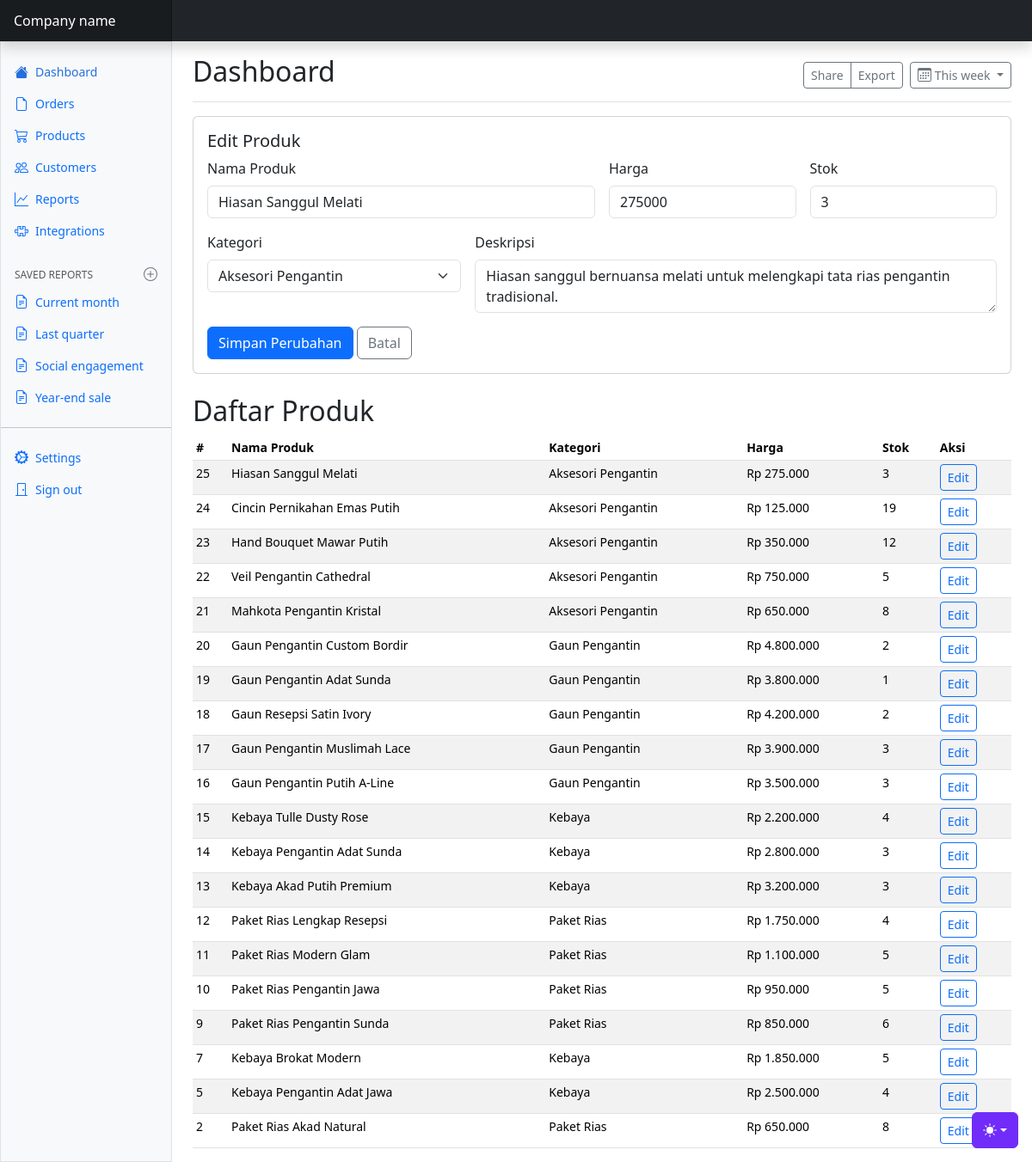
The page /dashboard.php?edit=25 (signed in) on the database its author committed.
### tables this page shows
CREATE TABLE `tb_produk` (
  `id` int(11) NOT NULL,
  `nama` varchar(255) NOT NULL,
  `harga` int(11) NOT NULL,
  `stok` int(11) NOT NULL,
  `poto` text DEFAULT NULL,
  `id_kategori` int(11) NOT NULL,
  `deskripsi` text DEFAULT NULL
);

CREATE TABLE `tb_kategori` (
  `id_kategori` int(11) NOT NULL,
  `nama_kategori` varchar(255) NOT NULL
);

### dashboard.php (the view, shortened to what this page needs)
<?php
include 'config.php';
$edit_id = (int) ($_GET['edit'] ?? 0);
$produk_edit = null;
if ($edit_id > 0) {
  $stmt = mysqli_prepare($koneksi, 'SELECT p.id, p.nama, p.harga, p.stok, p.id_kategori, k.nama_kategori AS kategori, p.deskripsi FROM tb_produk p JOIN tb_kategori k ON k.id_kategori = p.id_kategori WHERE p.id = ? LIMIT 1');
  mysqli_stmt_bind_param($stmt, 'i', $edit_id);
  mysqli_stmt_execute($stmt);
  $produk_edit = mysqli_fetch_assoc(mysqli_stmt_get_result($stmt));
}
$produk = mysqli_query($koneksi, 'SELECT p.id, p.nama, p.harga, p.stok, p.id_kategori, k.nama_kategori AS kategori, p.deskripsi FROM tb_produk p JOIN tb_kategori k ON k.id_kategori = p.id_kategori ORDER BY p.id DESC');
$daftar_kategori = mysqli_query($koneksi, 'SELECT id_kategori, nama_kategori FROM tb_kategori ORDER BY nama_kategori');
?>
<!doctype html>
<html lang="en" data-bs-theme="auto">
  <head>
    <link href="assets/dist/css/bootstrap.min.css" rel="stylesheet" />
    <link href="dashboard.css" rel="stylesheet" />
  </head>
  <body>
    <div
      class="dropdown position-fixed bottom-0 end-0 mb-3 me-3 bd-mode-toggle"
    >
      <button
        class="btn btn-bd-primary py-2 dropdown-toggle d-flex align-items-center"
        id="bd-theme"
        type="button"
        aria-expanded="false"
        data-bs-toggle="dropdown"
        aria-label="Toggle theme (auto)"
      >
        <svg class="bi my-1 theme-icon-active" aria-hidden="true">
          <use href="#circle-half"></use>
        </svg>
      </button>
    </div>
    <header
      class="navbar sticky-top bg-dark flex-md-nowrap p-0 shadow"
      data-bs-theme="dark"
    >
      <a
        class="navbar-brand col-md-3 col-lg-2 me-0 px-3 fs-6 text-white"
        href="#"
        >Company name</a
      >
    </header>
    <div class="container-fluid">
      <div class="row">
        <div
          class="sidebar border border-right col-md-3 col-lg-2 p-0 bg-body-tertiary"
        >
          <div
            class="offcanvas-md offcanvas-end bg-body-tertiary"
            tabindex="-1"
            id="sidebarMenu"
            aria-labelledby="sidebarMenuLabel"
          >
            <div
              class="offcanvas-body d-md-flex flex-column p-0 pt-lg-3 overflow-y-auto"
            >
              <ul class="nav flex-column">
                <li class="nav-item">
                  <a
                    class="nav-link d-flex align-items-center gap-2 active"
                    aria-current="page"
                    href="#"
                  >
                    <svg class="bi" aria-hidden="true">
                      <use xlink:href="#house-fill"></use>
                    </svg>
                    Dashboard
                  </a>
                </li>
                <li class="nav-item">
                  <a class="nav-link d-flex align-items-center gap-2" href="#">
                    <svg class="bi" aria-hidden="true">
                      <use xlink:href="#file-earmark"></use>
                    </svg>
                    Orders
                  </a>
                </li>
                <li class="nav-item">
                  <a class="nav-link d-flex align-items-center gap-2" href="#">
                    <svg class="bi" aria-hidden="true">
                      <use xlink:href="#cart"></use>
                    </svg>
                    Products
                  </a>
                </li>
                <li class="nav-item">
                  <a class="nav-link d-flex align-items-center gap-2" href="#">
                    <svg class="bi" aria-hidden="true">
                      <use xlink:href="#people"></use>
                    </svg>
                    Customers
                  </a>
                </li>
                <li class="nav-item">
                  <a class="nav-link d-flex align-items-center gap-2" href="#">
                    <svg class="bi" aria-hidden="true">
                      <use xlink:href="#graph-up"></use>
                    </svg>
                    Reports
                  </a>
                </li>
                <li class="nav-item">
                  <a class="nav-link d-flex align-items-center gap-2" href="#">
                    <svg class="bi" aria-hidden="true">
                      <use xlink:href="#puzzle"></use>
                    </svg>
                    Integrations
                  </a>
                </li>
              </ul>
              <h6
                class="sidebar-heading d-flex justify-content-between align-items-center px-3 mt-4 mb-1 text-body-secondary text-uppercase"
              >
                <span>Saved reports</span>
                <a
                  class="link-secondary"
                  href="#"
                  aria-label="Add a new report"
                >
                  <svg class="bi" aria-hidden="true">
                    <use xlink:href="#plus-circle"></use>
                  </svg>
                </a>
              </h6>
              <ul class="nav flex-column mb-auto">
                <li class="nav-item">
                  <a class="nav-link d-flex align-items-center gap-2" href="#">
                    <svg class="bi" aria-hidden="true">
                      <use xlink:href="#file-earmark-text"></use>
                    </svg>
                    Current month
                  </a>
                </li>
                <li class="nav-item">
                  <a class="nav-link d-flex align-items-center gap-2" href="#">
                    <svg class="bi" aria-hidden="true">
                      <use xlink:href="#file-earmark-text"></use>
                    </svg>
                    Last quarter
                  </a>
                </li>
                <li class="nav-item">
                  <a class="nav-link d-flex align-items-center gap-2" href="#">
                    <svg class="bi" aria-hidden="true">
                      <use xlink:href="#file-earmark-text"></use>
                    </svg>
                    Social engagement
                  </a>
                </li>
                <li class="nav-item">
                  <a class="nav-link d-flex align-items-center gap-2" href="#">
                    <svg class="bi" aria-hidden="true">
                      <use xlink:href="#file-earmark-text"></use>
                    </svg>
                    Year-end sale
                  </a>
                </li>
              </ul>
              <hr class="my-3" />
              <ul class="nav flex-column mb-auto">
                <li class="nav-item">
                  <a class="nav-link d-flex align-items-center gap-2" href="#">
                    <svg class="bi" aria-hidden="true">
                      <use xlink:href="#gear-wide-connected"></use>
                    </svg>
                    Settings
                  </a>
                </li>
                <li class="nav-item">
                  <a class="nav-link d-flex align-items-center gap-2" href="#">
                    <svg class="bi" aria-hidden="true">
                      <use xlink:href="#door-closed"></use>
                    </svg>
                    Sign out
                  </a>
                </li>
              </ul>
            </div>
          </div>
        </div>
        <main class="col-md-9 ms-sm-auto col-lg-10 px-md-4">
          <div
            class="d-flex justify-content-between flex-wrap flex-md-nowrap align-items-center pt-3 pb-2 mb-3 border-bottom"
          >
            <h1 class="h2">Dashboard</h1>
            <div class="btn-toolbar mb-2 mb-md-0">
              <div class="btn-group me-2">
                <button type="button" class="btn btn-sm btn-outline-secondary">
                  Share
                </button>
                <button type="button" class="btn btn-sm btn-outline-secondary">
                  Export
                </button>
              </div>
              <button
                type="button"
                class="btn btn-sm btn-outline-secondary dropdown-toggle d-flex align-items-center gap-1"
              >
                <svg class="bi" aria-hidden="true">
                  <use xlink:href="#calendar3"></use>
                </svg>
                This week
              </button>
            </div>
          </div>
          <?php if ($produk_edit): ?>
            <div class="card mb-4">
              <div class="card-body">
                <h2 class="h5">Edit Produk</h2>
                <form method="post" class="row g-3">
                  <div class="col-md-6">
                    <label for="nama" class="form-label">Nama Produk</label>
                    <input type="text" class="form-control" id="nama" name="nama" value="<?= htmlspecialchars($produk_edit['nama']) ?>" required>
                  </div>
                  <div class="col-md-3">
                    <label for="harga" class="form-label">Harga</label>
                    <input type="number" class="form-control" id="harga" name="harga" min="1" value="<?= (int) $produk_edit['harga'] ?>" required>
                  </div>
                  <div class="col-md-3">
                    <label for="stok" class="form-label">Stok</label>
                    <input type="number" class="form-control" id="stok" name="stok" min="0" value="<?= (int) $produk_edit['stok'] ?>" required>
                  </div>
                  <div class="col-md-4">
                    <label for="id_kategori" class="form-label">Kategori</label>
                    <select class="form-select" id="id_kategori" name="id_kategori" required>
                      <?php if ($daftar_kategori): mysqli_data_seek($daftar_kategori, 0); while ($kategori = mysqli_fetch_assoc($daftar_kategori)): ?>
                        <option value="<?= (int) $kategori['id_kategori'] ?>" <?= (int) $produk_edit['id_kategori'] === (int) $kategori['id_kategori'] ? 'selected' : '' ?>><?= htmlspecialchars($kategori['nama_kategori']) ?></option>
                      <?php endwhile; endif; ?>
                    </select>
                  </div>
                  <div class="col-md-8">
                    <label for="deskripsi" class="form-label">Deskripsi</label>
                    <textarea class="form-control" id="deskripsi" name="deskripsi" rows="2"><?= htmlspecialchars($produk_edit['deskripsi'] ?? '') ?></textarea>
                  </div>
                  <div class="col-12">
                    <button type="submit" class="btn btn-primary">Simpan Perubahan</button>
                    <a href="dashboard.php" class="btn btn-outline-secondary">Batal</a>
                  </div>
                </form>
              </div>
            </div>
          <?php endif; ?>
          <h2>Daftar Produk</h2>
          <div class="table-responsive small">
            <table class="table table-striped table-sm">
              <thead>
                <tr>
                  <th scope="col">#</th>
                  <th scope="col">Nama Produk</th>
                  <th scope="col">Kategori</th>
                  <th scope="col">Harga</th>
                  <th scope="col">Stok</th>
                  <th scope="col">Aksi</th>
                </tr>
              </thead>
              <tbody>
                <?php while ($row = mysqli_fetch_assoc($produk)): ?>
                  <tr>
                    <td><?= (int) $row['id'] ?></td>
                    <td><?= htmlspecialchars($row['nama']) ?></td>
                    <td><?= htmlspecialchars($row['kategori']) ?></td>
                    <td>Rp <?= number_format((int) $row['harga'], 0, ',', '.') ?></td>
                    <td><?= (int) $row['stok'] ?></td>
                    <td><a href="dashboard.php?edit=<?= (int) $row['id'] ?>" class="btn btn-sm btn-outline-primary">Edit</a></td>
                  </tr>
                <?php endwhile; ?>
              </tbody>
            </table>
          </div>
        </main>
      </div>
    </div>
  </body>
</html>

### dashboard.css (style rules this page uses)
.bi { display: inline-block; width: 1rem; height: 1rem; }
.sidebar .nav-link { font-size: .875rem; font-weight: 500; }
.sidebar .nav-link.active { color: #2470dc; }
.sidebar-heading { font-size: .75rem; }
.navbar-brand { padding-top: .75rem; padding-bottom: .75rem; background-color: rgba(0, 0, 0, .25); box-shadow: inset -1px 0 0 rgba(0, 0, 0, .25); }

### dashboard.php (style rules this page uses)
.bi { vertical-align: -0.125em; fill: currentColor; }
.btn-bd-primary { --bd-violet-bg: #712cf9; --bd-violet-rgb: 112.520718, 44.062154, 249.437846; --bs-btn-font-weight: 600; --bs-btn-color: var(--bs-white); --bs-btn-bg: var(--bd-violet-bg); --bs-btn-border-color: var(--bd-violet-bg); --bs-btn-hover-color: var(--bs-white); --bs-btn-hover-bg: #6528e0; --bs-btn-hover-border-color: #6528e0; --bs-btn-focus-shadow-rgb: var(--bd-violet-rgb); --bs-btn-active-color: var(--bs-btn-hover-color); --bs-btn-active-bg: #5a23c8; --bs-btn-active-border-color: #5a23c8; }
.bd-mode-toggle { z-index: 1500; }
.bd-mode-toggle .bi { width: 1em; height: 1em; }

### rows shown on the page
tb_produk: nama "Hiasan Sanggul Melati", harga "275000", stok "3", id_kategori "Aksesori Pengantin", deskripsi "Hiasan sanggul bernuansa melati untuk melengkapi tata rias pengantin tradisional.", id "25", id_kategori.nama_kategori "Aksesori Pengantin", harga "275.000"
tb_produk: id "24", nama "Cincin Pernikahan Emas Putih", id_kategori.nama_kategori "Aksesori Pengantin", harga "125.000", stok "19"
tb_produk: id "23", nama "Hand Bouquet Mawar Putih", id_kategori.nama_kategori "Aksesori Pengantin", harga "350.000", stok "12"
tb_produk: id "22", nama "Veil Pengantin Cathedral", id_kategori.nama_kategori "Aksesori Pengantin", harga "750.000", stok "5"
tb_produk: id "21", nama "Mahkota Pengantin Kristal", id_kategori.nama_kategori "Aksesori Pengantin", harga "650.000", stok "8"
tb_produk: id "20", nama "Gaun Pengantin Custom Bordir", id_kategori.nama_kategori "Gaun Pengantin", harga "4.800.000", stok "2"
tb_produk: id "19", nama "Gaun Pengantin Adat Sunda", id_kategori.nama_kategori "Gaun Pengantin", harga "3.800.000", stok "1"
tb_produk: id "18", nama "Gaun Resepsi Satin Ivory", id_kategori.nama_kategori "Gaun Pengantin", harga "4.200.000", stok "2"
tb_produk: id "17", nama "Gaun Pengantin Muslimah Lace", id_kategori.nama_kategori "Gaun Pengantin", harga "3.900.000", stok "3"
tb_produk: id "16", nama "Gaun Pengantin Putih A-Line", id_kategori.nama_kategori "Gaun Pengantin", harga "3.500.000", stok "3"
tb_produk: id "15", nama "Kebaya Tulle Dusty Rose", id_kategori.nama_kategori "Kebaya", harga "2.200.000", stok "4"
tb_produk: id "14", nama "Kebaya Pengantin Adat Sunda", id_kategori.nama_kategori "Kebaya", harga "2.800.000", stok "3"
tb_produk: id "13", nama "Kebaya Akad Putih Premium", id_kategori.nama_kategori "Kebaya", harga "3.200.000", stok "3"
tb_produk: id "12", nama "Paket Rias Lengkap Resepsi", id_kategori.nama_kategori "Paket Rias", harga "1.750.000", stok "4"
tb_produk: id "11", nama "Paket Rias Modern Glam", id_kategori.nama_kategori "Paket Rias", harga "1.100.000", stok "5"
tb_produk: id "10", nama "Paket Rias Pengantin Jawa", id_kategori.nama_kategori "Paket Rias", harga "950.000", stok "5"
tb_produk: id "9", nama "Paket Rias Pengantin Sunda", id_kategori.nama_kategori "Paket Rias", harga "850.000", stok "6"
tb_produk: id "7", nama "Kebaya Brokat Modern", id_kategori.nama_kategori "Kebaya", harga "1.850.000", stok "5"
tb_produk: id "5", nama "Kebaya Pengantin Adat Jawa", id_kategori.nama_kategori "Kebaya", harga "2.500.000", stok "4"
tb_produk: id "2", nama "Paket Rias Akad Natural", id_kategori.nama_kategori "Paket Rias", harga "650.000", stok "8"
